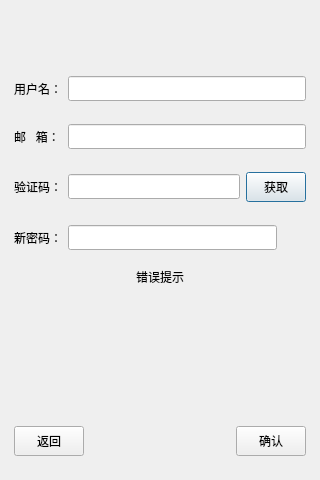
<?xml version="1.0" encoding="UTF-8"?>
<ui version="4.0">
 <class>ResetDialog</class>
 <widget class="QDialog" name="ResetDialog">
  <property name="geometry">
   <rect>
    <x>0</x>
    <y>0</y>
    <width>320</width>
    <height>480</height>
   </rect>
  </property>
  <property name="minimumSize">
   <size>
    <width>320</width>
    <height>480</height>
   </size>
  </property>
  <property name="maximumSize">
   <size>
    <width>320</width>
    <height>480</height>
   </size>
  </property>
  <property name="windowTitle">
   <string>Dialog</string>
  </property>
  <layout class="QVBoxLayout" name="verticalLayout">
   <property name="spacing">
    <number>0</number>
   </property>
   <property name="leftMargin">
    <number>0</number>
   </property>
   <property name="topMargin">
    <number>0</number>
   </property>
   <property name="rightMargin">
    <number>0</number>
   </property>
   <property name="bottomMargin">
    <number>0</number>
   </property>
   <item>
    <layout class="QVBoxLayout" name="verticalLayout_2">
     <property name="spacing">
      <number>0</number>
     </property>
     <property name="leftMargin">
      <number>0</number>
     </property>
     <property name="topMargin">
      <number>0</number>
     </property>
     <property name="rightMargin">
      <number>0</number>
     </property>
     <property name="bottomMargin">
      <number>0</number>
     </property>
     <item>
      <widget class="QWidget" name="widget" native="true">
       <layout class="QVBoxLayout" name="verticalLayout_3">
        <property name="spacing">
         <number>5</number>
        </property>
        <property name="leftMargin">
         <number>5</number>
        </property>
        <property name="topMargin">
         <number>5</number>
        </property>
        <property name="rightMargin">
         <number>5</number>
        </property>
        <property name="bottomMargin">
         <number>5</number>
        </property>
        <item>
         <spacer name="verticalSpacer">
          <property name="orientation">
           <enum>Qt::Orientation::Vertical</enum>
          </property>
          <property name="sizeHint" stdset="0">
           <size>
            <width>20</width>
            <height>51</height>
           </size>
          </property>
         </spacer>
        </item>
        <item>
         <widget class="QWidget" name="widget_5" native="true">
          <layout class="QHBoxLayout" name="horizontalLayout">
           <item>
            <widget class="QLabel" name="user_label">
             <property name="minimumSize">
              <size>
               <width>0</width>
               <height>25</height>
              </size>
             </property>
             <property name="maximumSize">
              <size>
               <width>16777215</width>
               <height>25</height>
              </size>
             </property>
             <property name="text">
              <string>用户名：</string>
             </property>
            </widget>
           </item>
           <item>
            <widget class="QLineEdit" name="user_edit">
             <property name="minimumSize">
              <size>
               <width>0</width>
               <height>25</height>
              </size>
             </property>
             <property name="maximumSize">
              <size>
               <width>16777215</width>
               <height>25</height>
              </size>
             </property>
            </widget>
           </item>
          </layout>
         </widget>
        </item>
        <item>
         <widget class="QWidget" name="widget_2" native="true">
          <layout class="QHBoxLayout" name="horizontalLayout_2">
           <item>
            <widget class="QLabel" name="email_label">
             <property name="minimumSize">
              <size>
               <width>48</width>
               <height>25</height>
              </size>
             </property>
             <property name="maximumSize">
              <size>
               <width>48</width>
               <height>25</height>
              </size>
             </property>
             <property name="text">
              <string>邮   箱：</string>
             </property>
            </widget>
           </item>
           <item>
            <widget class="QLineEdit" name="email_edit">
             <property name="minimumSize">
              <size>
               <width>0</width>
               <height>25</height>
              </size>
             </property>
             <property name="maximumSize">
              <size>
               <width>16777215</width>
               <height>25</height>
              </size>
             </property>
            </widget>
           </item>
          </layout>
         </widget>
        </item>
        <item>
         <widget class="QWidget" name="widget_3" native="true">
          <layout class="QHBoxLayout" name="horizontalLayout_3">
           <item>
            <widget class="QLabel" name="verify_label">
             <property name="minimumSize">
              <size>
               <width>0</width>
               <height>25</height>
              </size>
             </property>
             <property name="maximumSize">
              <size>
               <width>16777215</width>
               <height>25</height>
              </size>
             </property>
             <property name="text">
              <string>验证码：</string>
             </property>
            </widget>
           </item>
           <item>
            <widget class="QLineEdit" name="verify_edit">
             <property name="minimumSize">
              <size>
               <width>0</width>
               <height>25</height>
              </size>
             </property>
             <property name="maximumSize">
              <size>
               <width>16777215</width>
               <height>25</height>
              </size>
             </property>
            </widget>
           </item>
           <item>
            <widget class="TimerBtn" name="verify_btn">
             <property name="minimumSize">
              <size>
               <width>60</width>
               <height>30</height>
              </size>
             </property>
             <property name="maximumSize">
              <size>
               <width>60</width>
               <height>30</height>
              </size>
             </property>
             <property name="text">
              <string>获取</string>
             </property>
            </widget>
           </item>
          </layout>
         </widget>
        </item>
        <item>
         <widget class="QWidget" name="widget_4" native="true">
          <layout class="QHBoxLayout" name="horizontalLayout_4">
           <item>
            <widget class="QLabel" name="pass_label">
             <property name="minimumSize">
              <size>
               <width>0</width>
               <height>25</height>
              </size>
             </property>
             <property name="maximumSize">
              <size>
               <width>16777215</width>
               <height>25</height>
              </size>
             </property>
             <property name="text">
              <string>新密码：</string>
             </property>
            </widget>
           </item>
           <item>
            <widget class="QLineEdit" name="pass_edit">
             <property name="minimumSize">
              <size>
               <width>0</width>
               <height>25</height>
              </size>
             </property>
             <property name="maximumSize">
              <size>
               <width>16777215</width>
               <height>25</height>
              </size>
             </property>
            </widget>
           </item>
           <item>
            <widget class="ClickedLabel" name="resetpass_visible">
             <property name="minimumSize">
              <size>
               <width>23</width>
               <height>23</height>
              </size>
             </property>
             <property name="maximumSize">
              <size>
               <width>23</width>
               <height>23</height>
              </size>
             </property>
             <property name="text">
              <string/>
             </property>
            </widget>
           </item>
          </layout>
         </widget>
        </item>
        <item>
         <widget class="QLabel" name="reset_error_tip">
          <property name="minimumSize">
           <size>
            <width>0</width>
            <height>25</height>
           </size>
          </property>
          <property name="maximumSize">
           <size>
            <width>16777215</width>
            <height>25</height>
           </size>
          </property>
          <property name="text">
           <string>错误提示</string>
          </property>
          <property name="alignment">
           <set>Qt::AlignmentFlag::AlignCenter</set>
          </property>
         </widget>
        </item>
        <item>
         <spacer name="verticalSpacer_2">
          <property name="orientation">
           <enum>Qt::Orientation::Vertical</enum>
          </property>
          <property name="sizeHint" stdset="0">
           <size>
            <width>20</width>
            <height>52</height>
           </size>
          </property>
         </spacer>
        </item>
        <item>
         <spacer name="verticalSpacer_3">
          <property name="orientation">
           <enum>Qt::Orientation::Vertical</enum>
          </property>
          <property name="sizeHint" stdset="0">
           <size>
            <width>20</width>
            <height>51</height>
           </size>
          </property>
         </spacer>
        </item>
        <item>
         <widget class="QWidget" name="widget_6" native="true">
          <layout class="QHBoxLayout" name="horizontalLayout_5">
           <item>
            <widget class="QPushButton" name="return_btn">
             <property name="minimumSize">
              <size>
               <width>70</width>
               <height>30</height>
              </size>
             </property>
             <property name="maximumSize">
              <size>
               <width>70</width>
               <height>30</height>
              </size>
             </property>
             <property name="text">
              <string>返回</string>
             </property>
            </widget>
           </item>
           <item>
            <spacer name="horizontalSpacer">
             <property name="orientation">
              <enum>Qt::Orientation::Horizontal</enum>
             </property>
             <property name="sizeHint" stdset="0">
              <size>
               <width>40</width>
               <height>20</height>
              </size>
             </property>
            </spacer>
           </item>
           <item>
            <widget class="QPushButton" name="confirm_btn">
             <property name="minimumSize">
              <size>
               <width>70</width>
               <height>30</height>
              </size>
             </property>
             <property name="maximumSize">
              <size>
               <width>70</width>
               <height>30</height>
              </size>
             </property>
             <property name="text">
              <string>确认</string>
             </property>
            </widget>
           </item>
          </layout>
         </widget>
        </item>
        <item>
         <spacer name="verticalSpacer_4">
          <property name="orientation">
           <enum>Qt::Orientation::Vertical</enum>
          </property>
          <property name="sizeType">
           <enum>QSizePolicy::Policy::Fixed</enum>
          </property>
          <property name="sizeHint" stdset="0">
           <size>
            <width>40</width>
            <height>10</height>
           </size>
          </property>
         </spacer>
        </item>
       </layout>
      </widget>
     </item>
    </layout>
   </item>
  </layout>
 </widget>
 <customwidgets>
  <customwidget>
   <class>ClickedLabel</class>
   <extends>QLabel</extends>
   <header location="global">clickedlabel.h</header>
  </customwidget>
  <customwidget>
   <class>TimerBtn</class>
   <extends>QPushButton</extends>
   <header location="global">timerbtn.h</header>
  </customwidget>
 </customwidgets>
 <resources/>
 <connections/>
</ui>
